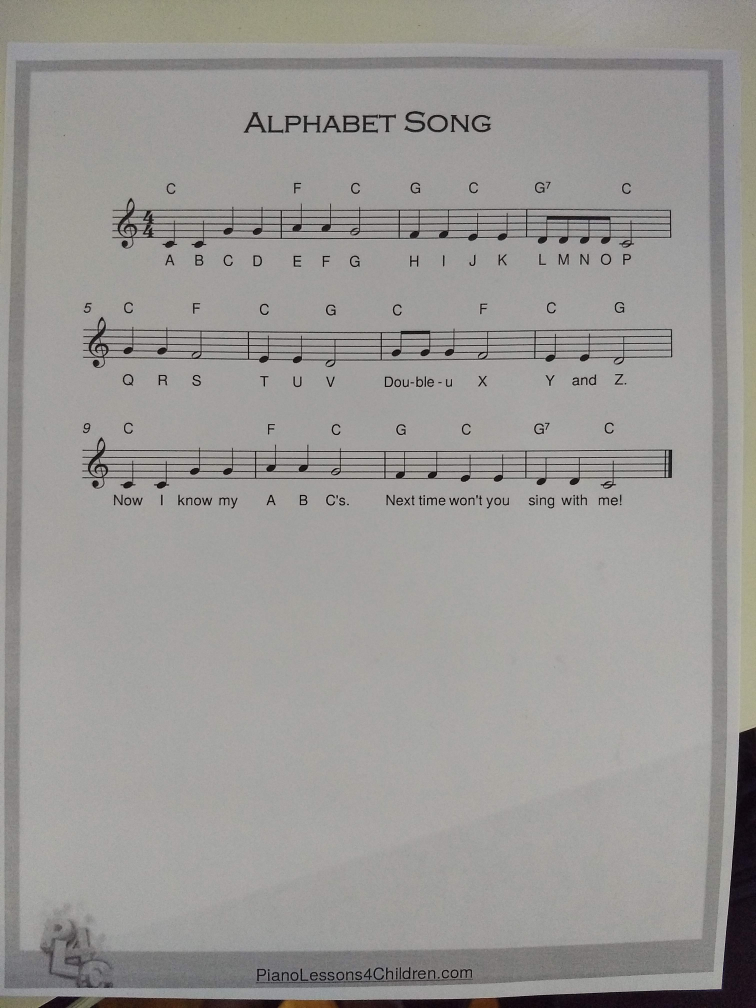
#> input picture images/IMG_20191122_104015358.jpg, 3024 x 4032 px (shown at 1/4 size)
$ python -i staff.py   (imports and definitions only)
#> lines starting #> are read from the running program, lines starting #| are printed output that depends on the picture
import numpy as np
import cv2 as cv
from extensions import height, width, show_wait_destroy
from preprocessing import binary_threshold, calc_runs
from extensions import show_wait_destroy

# [84 lines left out: functions calc_staff_line, calc_staff_line_chunks, calc_staff, draw_candidates, draw_staff_line, intersects and 2 more, not called in this run]

def find_lines(img):
    staff_img = img.copy()
    edges = cv.Canny(staff_img,50,150,apertureSize = 3)
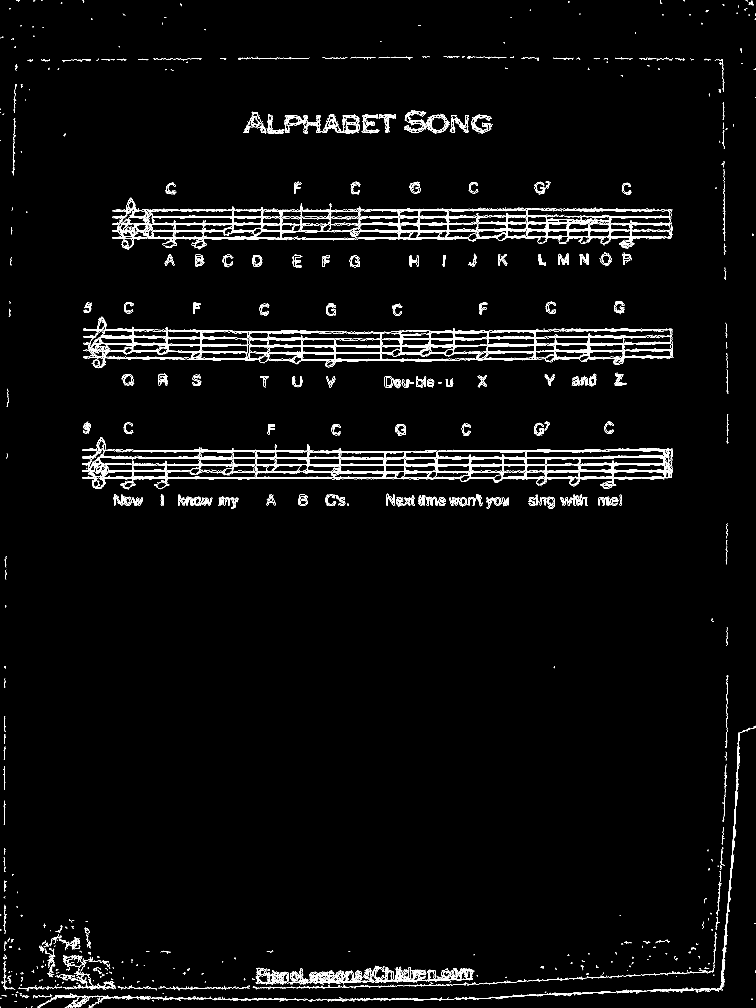
#> edges: shape (4032, 3024) (shown at 1/4 size); 1.6% white in thin lines or dots
    minLineLength = 75
    maxLineGap = 15
    lines = cv.HoughLinesP(edges,1,np.pi/180,100,minLineLength=minLineLength,maxLineGap=maxLineGap)
#> lines = 755 rows, first 6: [2422, 1858, 2687, 1858], [1141, 1831, 1851, 1831], [1224, 1862, 1811, 1862], [2495, 843, 2687, 843], [1072, 1915, 1584, 1915], [541, 866, 1078, 866]
    if (lines is None):
      raise RuntimeError("No staff lines found")
    colored_img = cv.cvtColor(staff_img, cv.COLOR_GRAY2RGB)
    for line in lines:
        x1,y1,x2,y2 = line[0]
        cv.line(colored_img,(x1,y1),(x2,y2),(0,255,0),2)
#> this loop made 755 passes
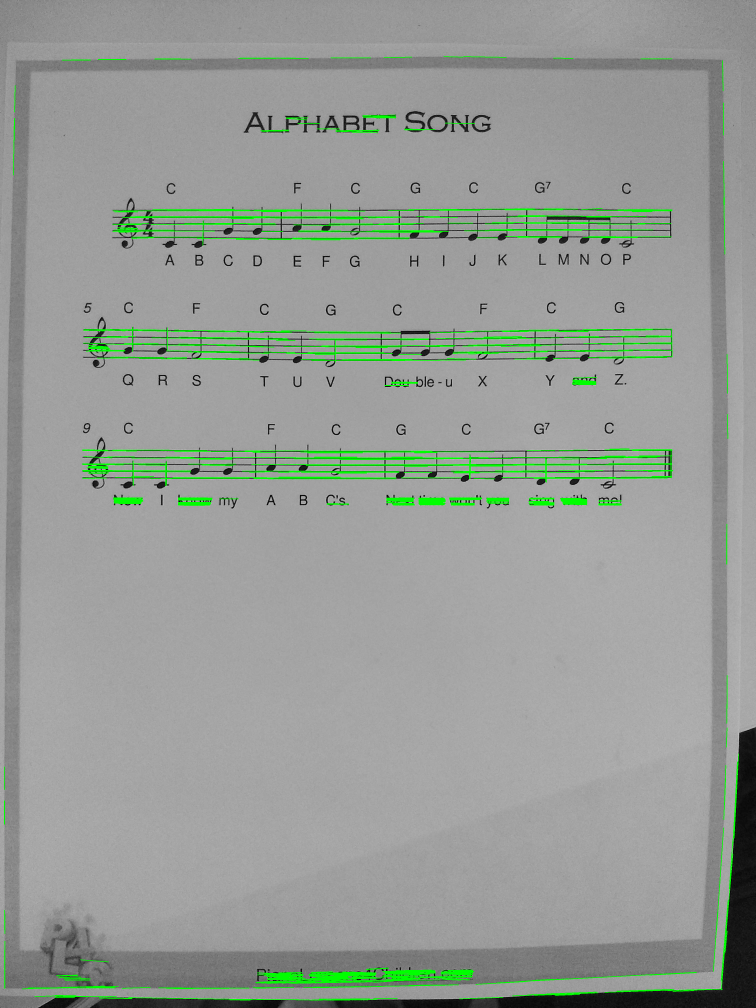
#> colored_img: shape (4032, 3024, 3) (shown at 1/4 size); mean B, G, R 150, 155.9, 150

    return colored_img, lines

# [101 lines left out: functions calc_slopes, find_staff_candidates, remove_staff, not called in this run]


# [170 lines of commented-out code are left out]

>>> import cv2
>>> picture = cv2.imread('images/IMG_20191122_104015358.jpg', cv2.IMREAD_GRAYSCALE)
>>> result = find_lines(picture)

$ run again, on images/IMG_20191122_104017923.jpg
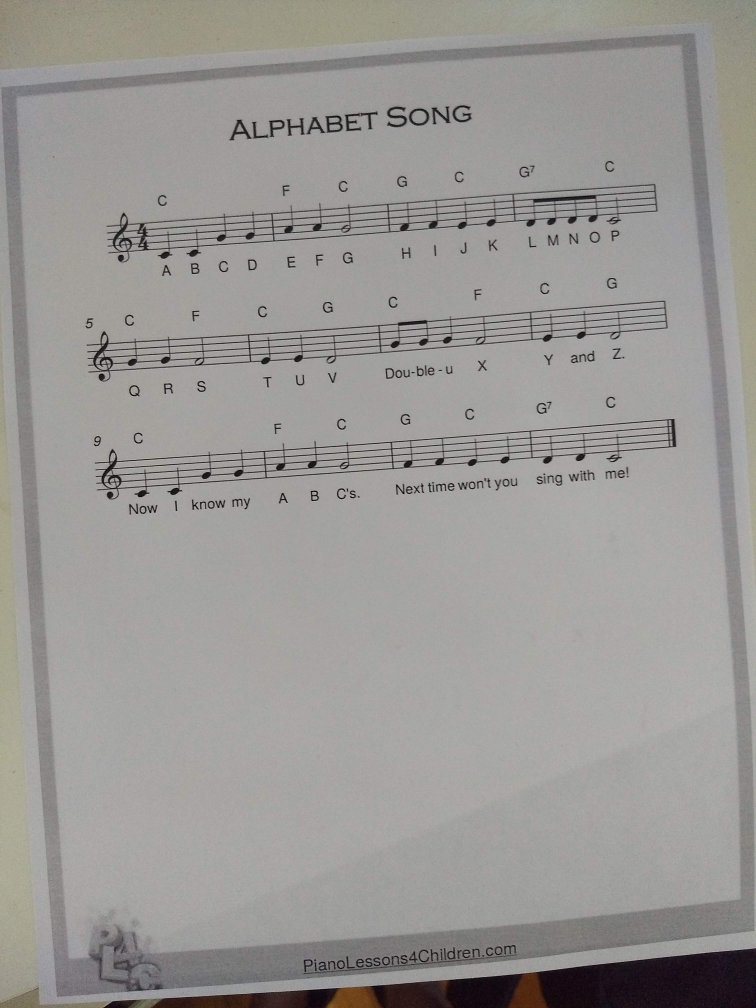
#> input picture images/IMG_20191122_104017923.jpg, 3024 x 4032 px (shown at 1/4 size)
#> in find_lines, `edges = cv.Canny(staff_img,50,150,apertureSize = 3)`:
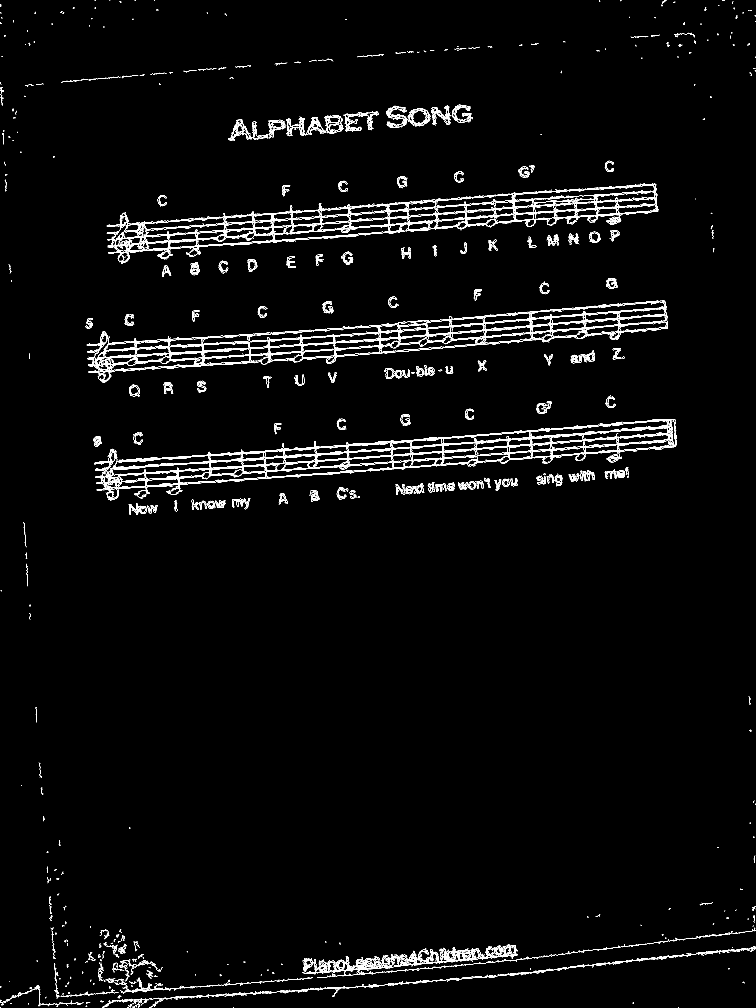
#> edges: shape (4032, 3024) (shown at 1/4 size); 1.4% white in thin lines or dots
#> lines = 794 rows, first 6: [1454, 1364, 2618, 1263], [1832, 1776, 2005, 1763], [378, 1854, 1604, 1768], [1802, 1361, 2191, 1327], [1720, 1310, 2590, 1234], [380, 1850, 1527, 1770]
#> the loop in find_lines, `for line in lines:` made 794 passes
#> after the loop in find_lines, `for line in lines:`:
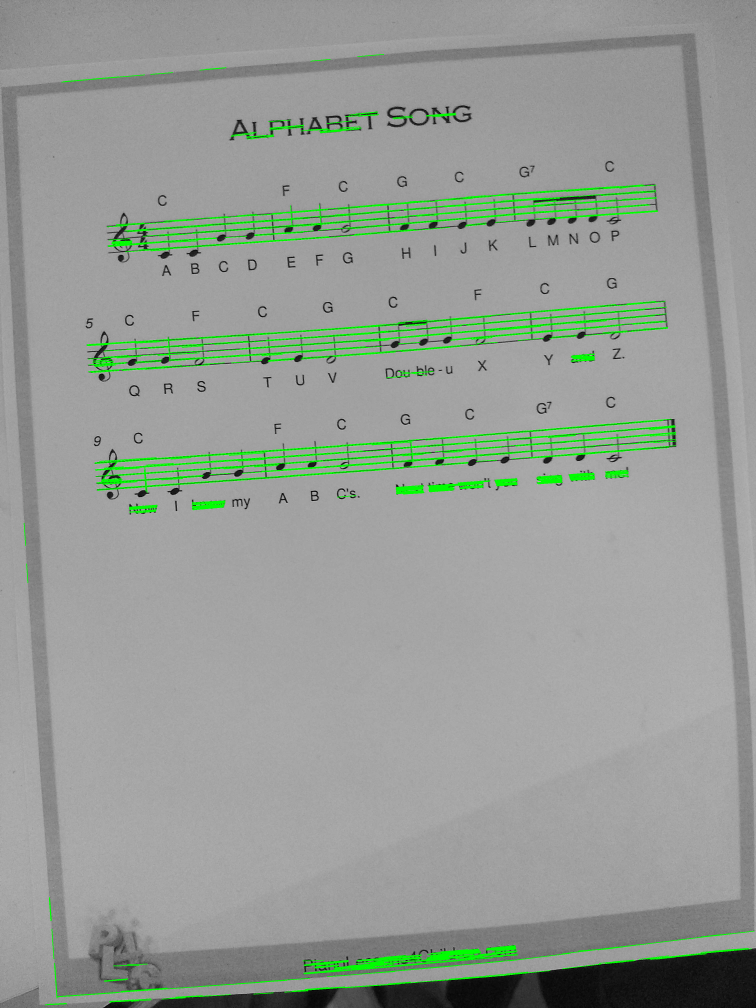
#> colored_img: shape (4032, 3024, 3) (shown at 1/4 size); mean B, G, R 149.7, 156, 149.7

$ run again, on images/IMG_20191122_104029975.jpg
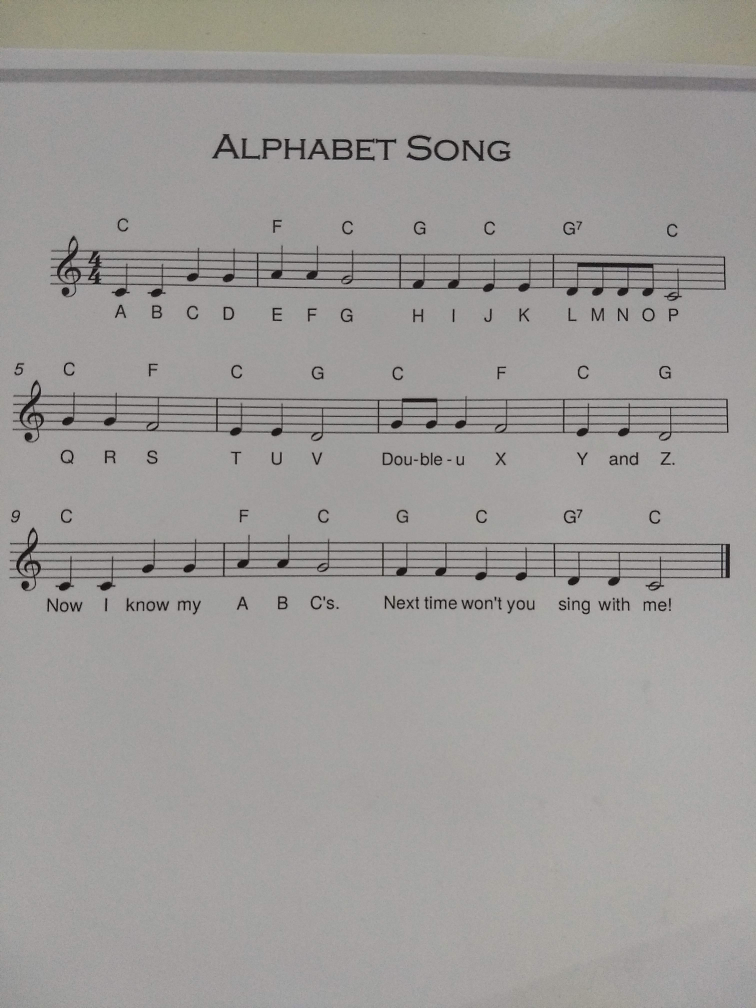
#> input picture images/IMG_20191122_104029975.jpg, 3024 x 4032 px (shown at 1/4 size)
#> in find_lines, `edges = cv.Canny(staff_img,50,150,apertureSize = 3)`:
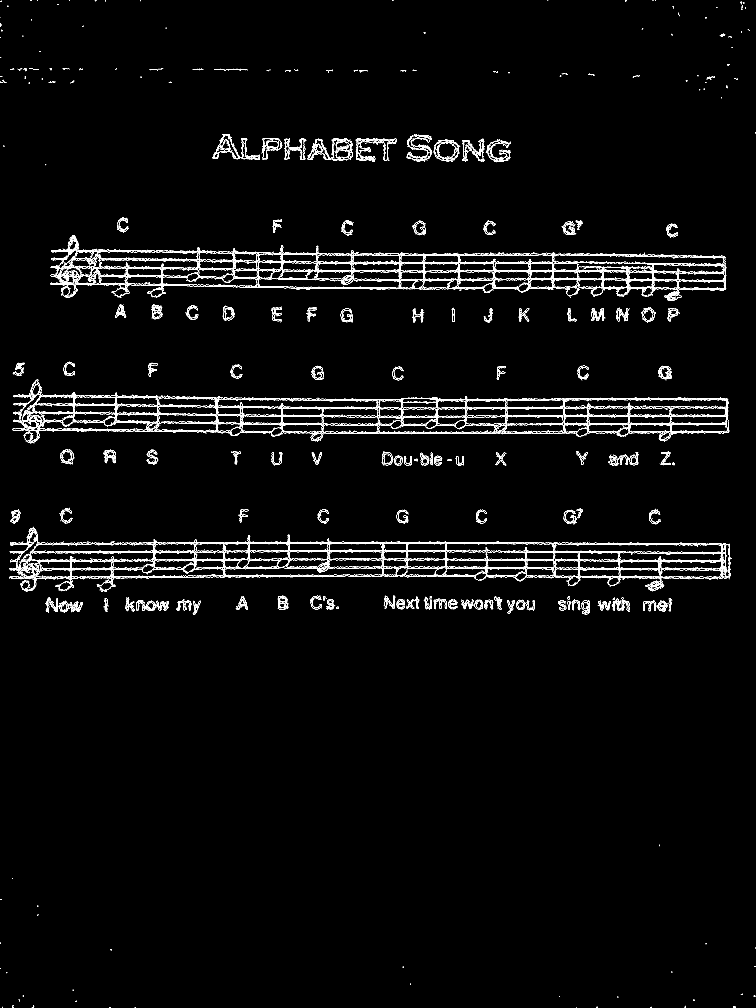
#> edges: shape (4032, 3024) (shown at 1/4 size); 1.5% white in thin lines or dots
#> lines = 859 rows, first 6: [2338, 2206, 2461, 2206], [2214, 2272, 2401, 2272], [261, 2240, 633, 2240], [2405, 2274, 2816, 2274], [2562, 2208, 2919, 2208], [2431, 2241, 2643, 2241]
#> the loop in find_lines, `for line in lines:` made 859 passes
#> after the loop in find_lines, `for line in lines:`:
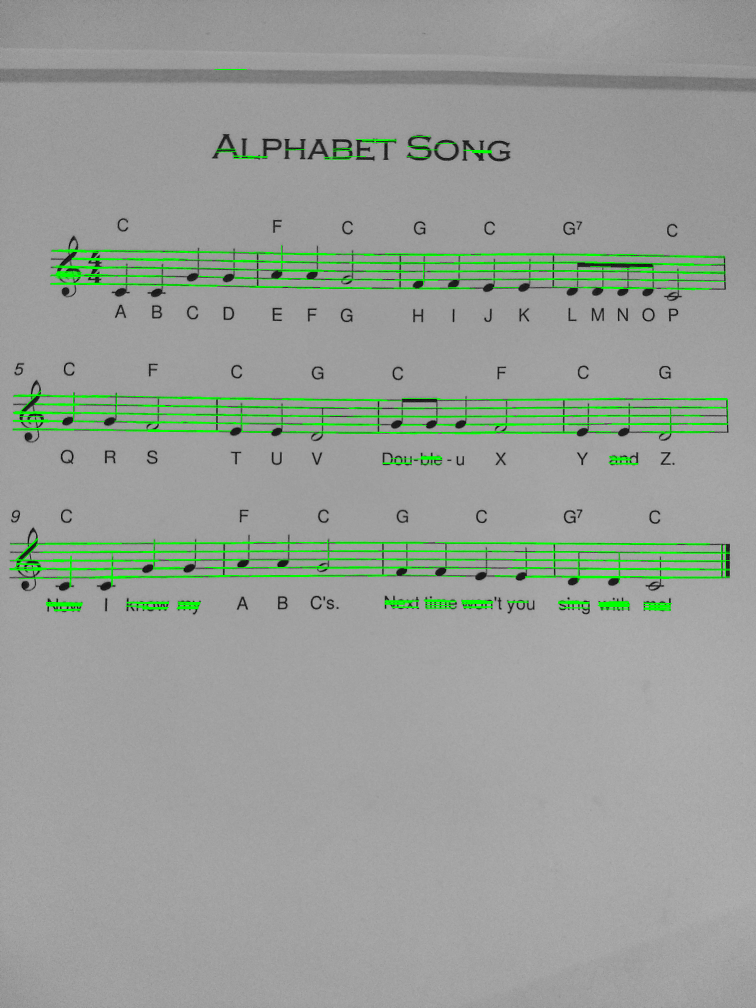
#> colored_img: shape (4032, 3024, 3) (shown at 1/4 size); mean B, G, R 152.9, 159, 152.9
